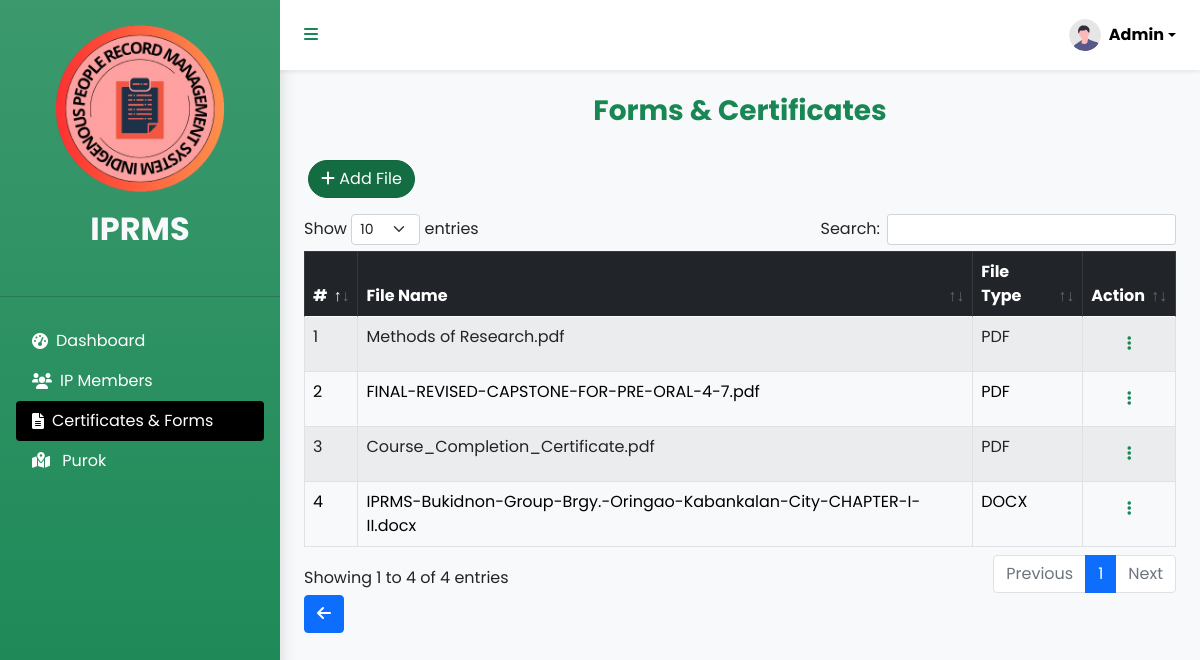
Page /forms.php (signed in) on the committed database.
### tables this page shows
CREATE TABLE `users` (
  `u_id` int(11) NOT NULL,
  `u_fname` varchar(255) NOT NULL,
  `u_lname` varchar(255) NOT NULL,
  `u_email` varchar(255) NOT NULL,
  `u_pass` varchar(255) NOT NULL
);

CREATE TABLE `forms` (
  `id` int(11) NOT NULL,
  `user_id` int(11) NOT NULL,
  `file_name` varchar(255) NOT NULL,
  `file` mediumblob NOT NULL
);

### forms.php (the view, shortened to what this page needs)
<!DOCTYPE html>
<html lang="en">
<head>
    <link rel="stylesheet" href="assets/css/bootstrap.min.css">
    <link rel="stylesheet" href="assets/css/datatables.min.css">
</head>
<body class="bg-light">
    <div class="d-flex vh-100">
        <?php include 'includes/sidebar.php'; ?>
        <div class="flex-grow-1 overflow-auto">
            <?php include 'includes/header.php'; ?>
            <div class="container mt-2">
                <?php include 'includes/sweetmessage.php'; ?>
                <div class="row justify-content-center">
                    <h3 class="my-3 text-center text-success"><strong>Forms & Certificates</strong></h3>
                    <div class="col-12">
                        <div class="d-flex justify-content-between ms-1 my-3">
                            <button type="button" class="btn btn-success active rounded-5" data-bs-toggle="modal"
                                data-bs-target="#addForm">
                                <i class="fa fa-plus text-white"></i> Add File
                            </button>
                        </div>
                        <table id="MyTable" class="table table-striped table-bordered w-100">
                            <thead class="table-dark">
                                <tr>
                                    <th>#</th>
                                    <th>File Name</th>
                                    <th>File Type</th>
                                    <th>Action</th>
                                </tr>
                            </thead>
                            <tbody>
                                <?php
                                include 'includes/conn.php';
                                $userID = $_SESSION['u_id'];
                                $cnt = 1;
                                $select = $conn->prepare("SELECT * FROM forms WHERE user_id = ?");
                                $select->execute([$userID]);
                                foreach ($select as $data) {
                                    $fileExtension = pathinfo($data['file_name'], PATHINFO_EXTENSION);
                                    ?>
                                <tr>
                                    <td><?= $cnt++ ?></td>
                                    <td><?= $data['file_name'] ?></td>
                                    <td><?= strtoupper($fileExtension) ?></td>
                                    <td class="text-center">
                                        <div class="dropdown">
                                            <button class="btn text-success" type="button" data-bs-toggle="dropdown"
                                                aria-expanded="false">
                                                <i class="fa fa-ellipsis-vertical"></i>
                                            </button>
                                        </div>
                                    </td>
                                </tr>
                                <?php include 'includes/forms_modals.php';
                                } ?>
                            </tbody>
                        </table>
                        <a class="btn btn-primary" href='index.php'><i class="fa-solid fa-arrow-left"></i></a>
                    </div>
                </div>
            </div>
        </div>
    </div>
</body>
</html>

### includes/header.php (shortened to what this page needs)
<link href='bootstrap/css/bootstrap.min.css' rel='stylesheet'>
<link rel="stylesheet" href="assets/css/all.min.css">
<link rel="stylesheet" href="https://cdnjs.cloudflare.com/ajax/libs/font-awesome/6.0.0-beta3/css/all.min.css">
<link href='/css/boxicons.min.css' rel='stylesheet'>
<?php
    include 'includes/conn.php';
    $userID = $_SESSION['u_id'];
    $select = $conn->prepare("SELECT * FROM users WHERE u_id = ?");
    $select->execute([$userID]);
    foreach ($select as $data) { ?>
<header class="d-flex justify-content-between align-items-center p-4 bg-white shadow-sm" style="height:70px;">
    <div class="text-lg font-semibold">
        <a class="mobile_btn text-success" id="mobile_btn"><strong><i class="fa-solid fa-bars"></i></strong></a>
    </div>
    <div class="dropdown">
        <a href="#" class="d-flex align-items-center text-black text-decoration-none dropdown-toggle"
            data-bs-toggle="dropdown" aria-expanded="false">
            <img src="assets/images/undraw_profile.svg" alt="" width="32" height="32" class="rounded-circle me-2">
            <strong>Admin</strong>
        </a>
    </div>
</header>
<?php } ?>

### includes/header.php (style rules this page uses)
* { font-family: 'Poppins', sans-serif; }

### rows in the picture
forms: file_name "Methods of Research.pdf", file_name "PDF"
forms: file_name "FINAL-REVISED-CAPSTONE-FOR-PRE-ORAL-4-7.pdf", file_name "PDF"
forms: file_name "Course_Completion_Certificate.pdf", file_name "PDF"
forms: file_name "IPRMS-Bukidnon-Group-Brgy.-Oringao-Kabankalan-City-CHAPTER-I-II.docx", file_name "DOCX"
